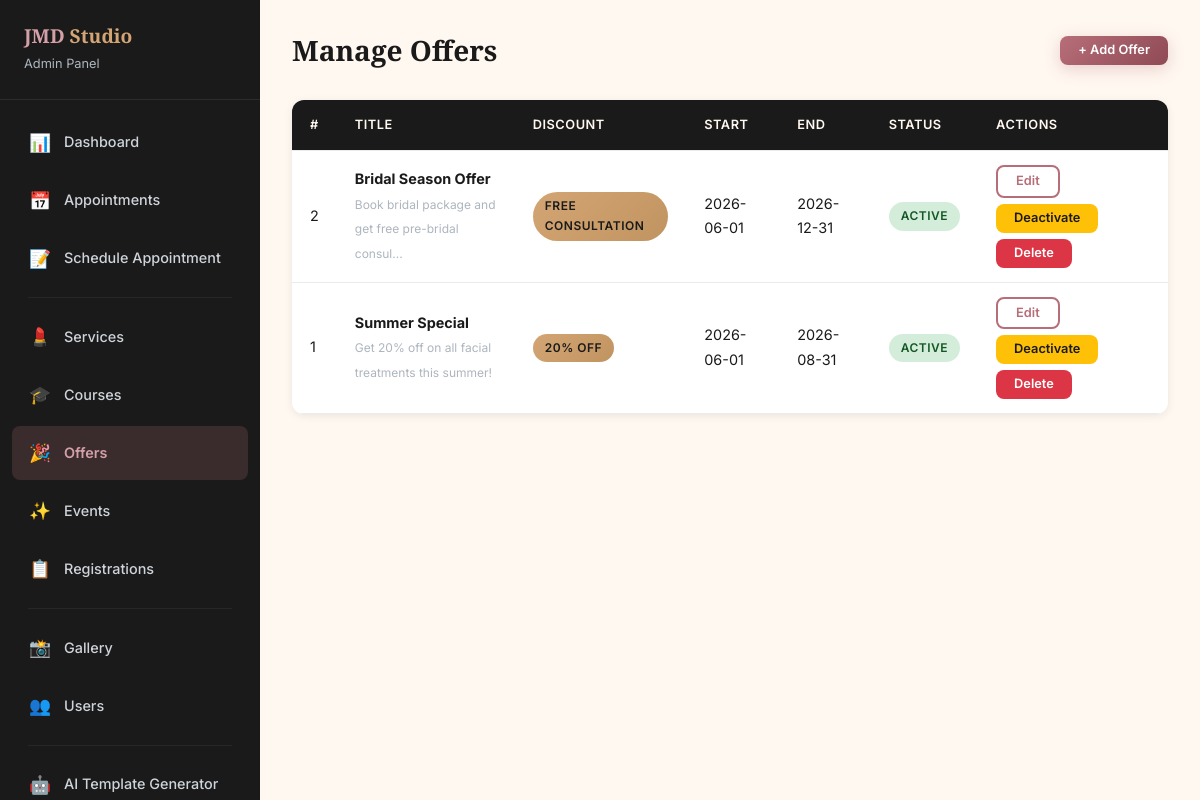
Screenshot of /manage-offers (signed in) with the database file from the repository.
### tables this page shows
CREATE TABLE offers (
        id INTEGER PRIMARY KEY AUTOINCREMENT,
        title TEXT NOT NULL,
        description TEXT,
        discount TEXT,
        start_date TEXT,
        end_date TEXT,
        image TEXT,
        is_active INTEGER DEFAULT 1,
        created_at TIMESTAMP DEFAULT CURRENT_TIMESTAMP
    );

### app.py (the view, shortened to what this page needs)
@app.route('/manage-offers', methods=['GET', 'POST'])
@admin_required
def manage_offers():
    db = get_db()
    all_offers = db.execute('SELECT * FROM offers ORDER BY id DESC').fetchall()
    return render_template('manage_offers.html', offers=all_offers)

### app.py (called while the page is built)
def get_db():
    if 'db' not in g:
        g.db = sqlite3.connect(DB_NAME)
        g.db.row_factory = sqlite3.Row
    return g.db

def admin_required(f):
    @wraps(f)
    def decorated(*args, **kwargs):
        if 'admin_id' not in session:
            flash('Admin login required.', 'warning')
            return redirect(url_for('admin_login'))
        return f(*args, **kwargs)
    return decorated

def get_settings():
    db = get_db()
    rows = db.execute('SELECT key, value FROM site_settings').fetchall()
    return {row['key']: row['value'] for row in rows}

@app.context_processor
def inject_user():
    user = None
    unread_count = 0
    if 'user_id' in session:
        db = get_db()
        user = db.execute('SELECT * FROM users WHERE id = ?', (session['user_id'],)).fetchone()
        unread_count = db.execute('SELECT COUNT(*) FROM notifications WHERE user_id = ? AND is_read = 0',
                                  (session['user_id'],)).fetchone()[0]
    settings = get_settings()
    return dict(current_user=user, unread_count=unread_count, site=settings)

### templates/manage_offers.html (shortened to what this page needs)
{% extends 'admin_base.html' %}
{% block admin_content %}
<div class="admin-header">
    <h1>Manage Offers</h1>
    <button class="btn btn-primary btn-sm" data-modal="add-offer-modal">+ Add Offer</button>
</div>
{% if offers %}
<div class="table-responsive">
    <table class="data-table">
        <thead>
            <tr>
                <th>#</th>
                <th>Title</th>
                <th>Discount</th>
                <th>Start</th>
                <th>End</th>
                <th>Status</th>
                <th>Actions</th>
            </tr>
        </thead>
        <tbody>
            {% for offer in offers %}
            <tr>
                <td>{{ offer.id }}</td>
                <td>
                    <strong>{{ offer.title }}</strong>
                    <br><small style="color:var(--gray-500);">{{ offer.description[:50] }}{% if offer.description and offer.description|length > 50 %}...{% endif %}</small>
                </td>
                <td><span class="badge card-badge-gold" style="position:static;">{{ offer.discount }}</span></td>
                <td>{{ offer.start_date }}</td>
                <td>{{ offer.end_date }}</td>
                <td>
                    <span class="badge {% if offer.is_active %}badge-approved{% else %}badge-rejected{% endif %}">
                        {{ 'Active' if offer.is_active else 'Inactive' }}
                    </span>
                </td>
                <td>
                    <div class="actions">
                        <button class="btn btn-outline btn-sm" data-modal="edit-offer-{{ offer.id }}">Edit</button>
                        <form action="{{ url_for('manage_offers') }}" method="POST" style="display:inline;">
                            <button type="submit" class="btn btn-warning btn-sm">{{ 'Deactivate' if offer.is_active else 'Activate' }}</button>
                        </form>
                        <form action="{{ url_for('manage_offers') }}" method="POST" style="display:inline;">
                            <button type="submit" class="btn btn-danger btn-sm btn-delete-confirm">Delete</button>
                        </form>
                    </div>
                </td>
            </tr>
            {% endfor %}
        </tbody>
    </table>
</div>
{% else %}
<div class="empty-state bg-white rounded shadow p-4">
    <div class="empty-icon">🎉</div>
    <p>No offers yet. Create your first offer!</p>
</div>
{% endif %}
{% endblock %}

### static/css/style.css (style rules this page uses)
:root { --rose-gold: #B76E79; --rose-gold-light: #D4A0A7; --rose-gold-dark: #8E4A55; --black: #1a1a1a; --black-light: #2d2d2d; --cream: #FFF8F0; --cream-dark: #F5EDE3; --soft-pink: #FFE4E1; --soft-pink-dark: #F5C6C0; --gold: #D4A574; --gold-light: #E8C9A8; --white: #FFFFFF; --gray-100: #F8F9FA; --gray-200: #E9ECEF; --gray-300: #DEE2E6; --gray-400: #CED4DA; --gray-500: #ADB5BD; --gray-600: #6C757D; --gray-700: #495057; --gray-800: #343A40; --success: #28A745; --warning: #FFC107; --error: #DC3545; --info: #17A2B8; --font-heading: 'Playfair Display', Georgia, serif; --font-body: 'Inter', -apple-system, BlinkMacSystemFont, sans-serif; --shadow-sm: 0 2px 8px rgba(0,0,0,0.08); --shadow-md: 0 4px 16px rgba(0,0,0,0.12); --shadow-lg: 0 8px 32px rgba(0,0,0,0.16); --shadow-xl: 0 16px 48px rgba(0,0,0,0.20); --radius-sm: 8px; --radius-md: 12px; --radius-lg: 20px; --radius-xl: 28px; --transition: all 0.3s cubic-bezier(0.4, 0, 0.2, 1); }
*, *::before, *::after { margin: 0; padding: 0; box-sizing: border-box; }
html { scroll-behavior: smooth; }
body { font-family: var(--font-body); font-size: 16px; line-height: 1.7; color: var(--black); background-color: var(--cream); overflow-x: hidden; }
h1, h2, h3, h4, h5, h6 { font-family: var(--font-heading); font-weight: 600; line-height: 1.3; color: var(--black); }
h1 { font-size: 3rem; }
.btn { display: inline-flex; align-items: center; justify-content: center; gap: 8px; padding: 14px 32px; border: none; border-radius: var(--radius-xl); font-family: var(--font-body); font-size: 0.95rem; font-weight: 600; cursor: pointer; transition: var(--transition); text-decoration: none; line-height: 1; }
.btn-primary { background: linear-gradient(135deg, var(--rose-gold), var(--rose-gold-dark)); color: var(--white); box-shadow: 0 4px 16px rgba(183, 110, 121, 0.3); }
.btn-outline { background: transparent; color: var(--rose-gold); border: 2px solid var(--rose-gold); }
.btn-danger { background: var(--error); color: var(--white); }
.btn-warning { background: var(--warning); color: var(--black); }
.btn-sm { padding: 8px 18px; font-size: 0.8rem; border-radius: var(--radius-sm); }
.card-badge-gold { background: linear-gradient(135deg, var(--gold), #C09460); }
.badge { display: inline-block; padding: 4px 12px; border-radius: var(--radius-xl); font-size: 0.75rem; font-weight: 600; text-transform: uppercase; letter-spacing: 0.5px; }
.badge-approved { background: #D4EDDA; color: #155724; }
.table-responsive { overflow-x: auto; border-radius: var(--radius-md); box-shadow: var(--shadow-sm); }
.data-table { width: 100%; border-collapse: collapse; background: var(--white); }
.data-table th, .data-table td { padding: 14px 18px; text-align: left; font-size: 0.9rem; border-bottom: 1px solid var(--gray-200); }
.data-table th { background: var(--black); color: var(--cream); font-weight: 600; font-size: 0.8rem; text-transform: uppercase; letter-spacing: 0.5px; }
.data-table .actions { display: flex; gap: 6px; flex-wrap: wrap; }
.admin-header { display: flex; align-items: center; justify-content: space-between; margin-bottom: 32px; }
.admin-header h1 { font-size: 1.75rem; }

### rows the page displays
offers: id "2", title "Bridal Season Offer", description "Book bridal package and get free pre-bridal consul", discount "FREE CONSULTATION", start_date "2026-06-01", end_date "2026-12-31", is_active "ACTIVE", is_active "Deactivate"
offers: id "1", title "Summer Special", description "Get 20% off on all facial treatments this summer!", discount "20% OFF", start_date "2026-06-01", end_date "2026-08-31", is_active "ACTIVE", is_active "Deactivate"
